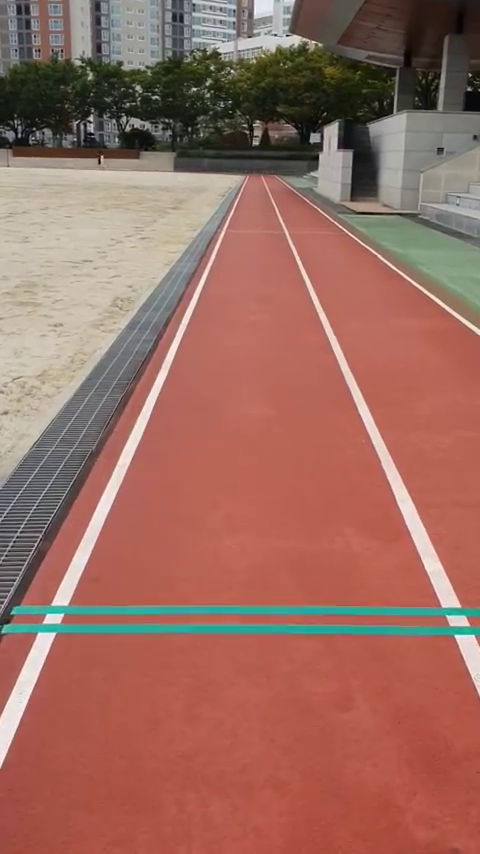
#> input picture frame 18 of ex_track_5.mp4.mp4, 480 x 854 px, given in place of y_playground_video.mp4, which was not available
$ python test2.py
#> lines starting #> are read from the running program, lines starting #| are printed output that depends on the picture; after the words box and inside, x2 and y2 are one past the last pixel; in counts of white or black regions, pixels touching at a corner belong together; pictures that were not available may be replaced by others from this repository, and a replacement may not be noted
import cv2
import sys
import math
import cv2 as cv
import numpy as np

WIDTH, HEIGHT = 800, 600
WHITE_COLOR = (0, 255, 0, 10)

cap = cv2.VideoCapture("y_playground_video.mp4")


def region_of_interest(img, vertices, color3=WHITE_COLOR, color1=255):
    mask = np.zeros_like(img)

    # [4 lines of commented-out code are left out]

    cv2.fillPoly(mask, vertices, (255, 0, 0))

    ROI_image = cv2.bitwise_and(img, mask)

    return ROI_image


while (True):
    ret, src = cap.read()
#> src is the input picture: shape (854, 480, 3); mean B, G, R 96.3, 107.9, 155.1

    src = cv2.resize(src, (WIDTH, HEIGHT))
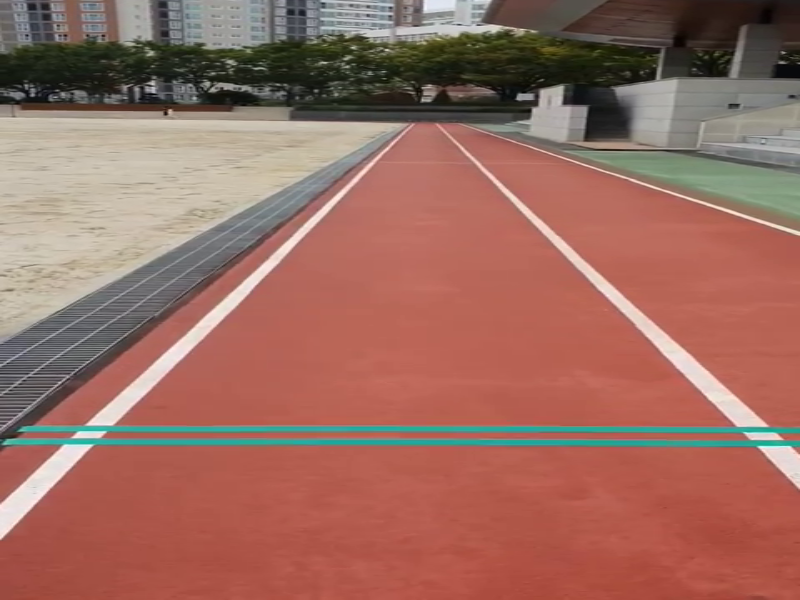
#> src: shape (600, 800, 3); mean B, G, R 96.2, 107.8, 155

    # set canny
    dst = cv.Canny(src, 50, 150, None, 3)
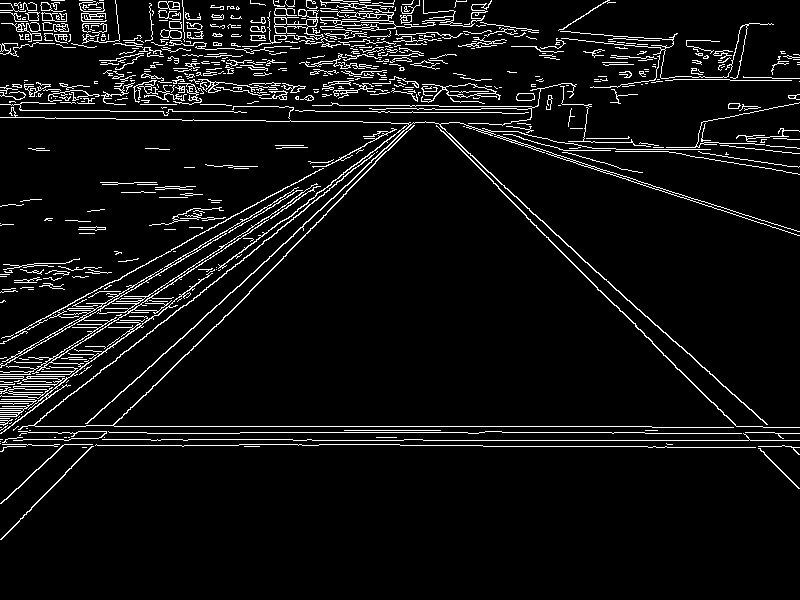
#> dst: shape (600, 800); 6.2% white in thin lines or dots
    dst = cv2.GaussianBlur(dst, (3, 3), 0)
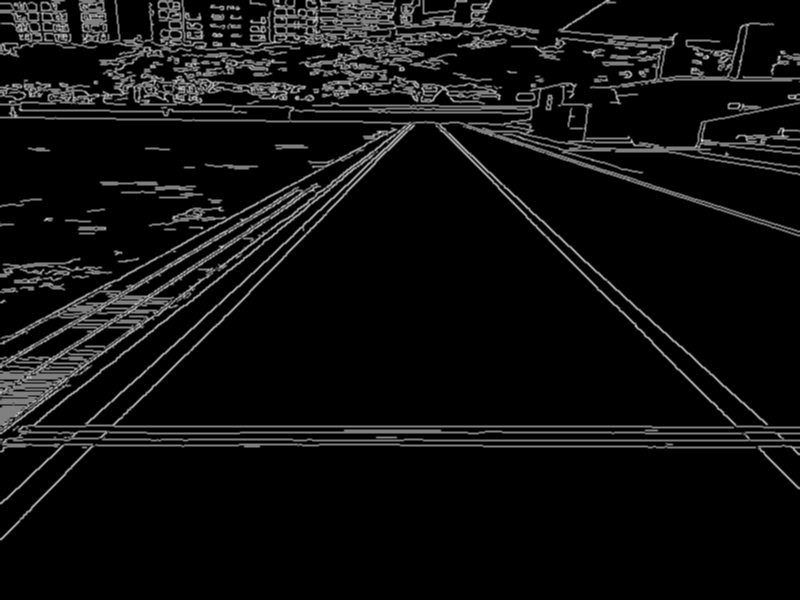
#> dst: shape (600, 800); min 0, max 223, mean 15.8

    cdst = cv.cvtColor(dst, cv.COLOR_GRAY2BGR)
    cdstP = np.copy(cdst)

    lines = cv.HoughLines(dst, 1, np.pi / 180, 150, None, 0, 0)

    # set roi
    vertices = np.array([[(60, HEIGHT), (WIDTH/2-100, 0),
                          (WIDTH, HEIGHT), (WIDTH-50, HEIGHT)]], dtype=np.int32)

    dst = region_of_interest(dst, vertices)
#> in region_of_interest, `cv2.fillPoly(mask, vertices, (255, 0, 0))`:
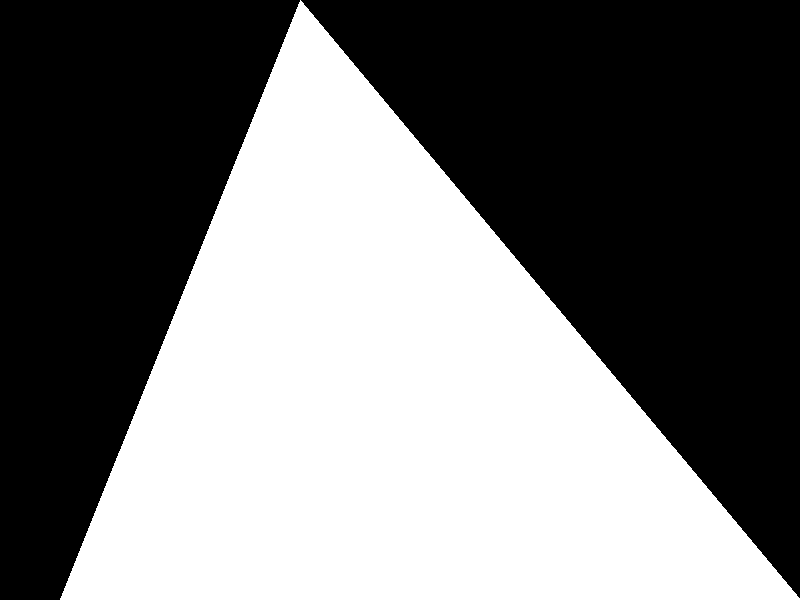
#> mask: shape (600, 800); 46.4% white; 1 white region, box (x1, y1, x2, y2) and area: (60, 0, 800, 600) 222549
#> in region_of_interest, `ROI_image = cv2.bitwise_and(img, mask)`:
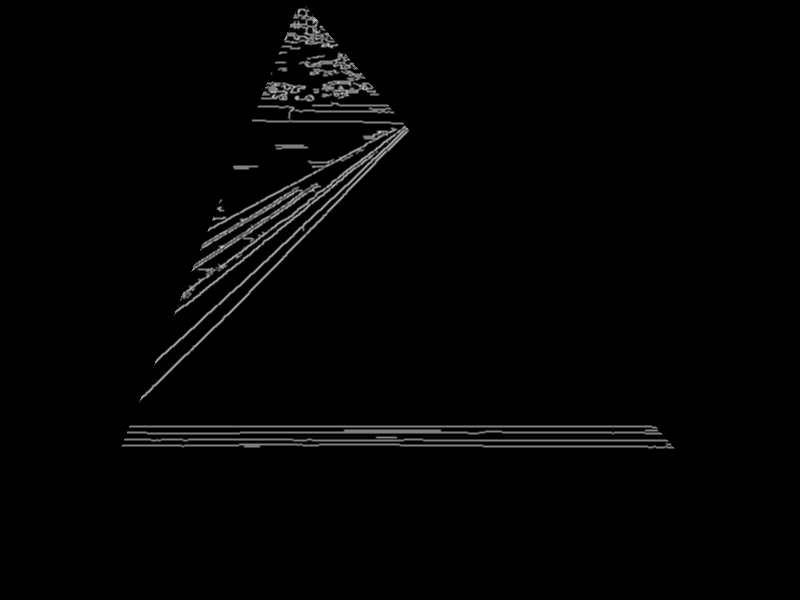
#> ROI_image: shape (600, 800); min 0, max 207, mean 3.7

    # [13 lines of commented-out code are left out]
    linesP = cv.HoughLinesP(dst, 1, np.pi / 180, 220, None, 100, 50)
#> linesP = 26 rows, first 6: [127, 432, 660, 432], [124, 440, 667, 440], [129, 427, 656, 427], [122, 445, 671, 445], [124, 439, 666, 439], [127, 433, 661, 433]

    if linesP is not None:
        for i in range(0, len(linesP)):
            l = linesP[i][0]
            cv.line(cdstP, (l[0], l[1]), (l[2], l[3]),
                    (0, 255, 0), 3, cv.LINE_AA)
#> this loop made 26 passes
#> l on passes 1 to 12: [127, 432, 660, 432], [124, 440, 667, 440], [129, 427, 656, 427], [122, 445, 671, 445], [124, 439, 666, 439], [127, 433, 661, 433], [130, 425, 652, 425], [129, 426, 655, 426], [239, 431, 658, 431], [121, 446, 319, 446], [282, 255, 408, 129], [292, 441, 668, 441]
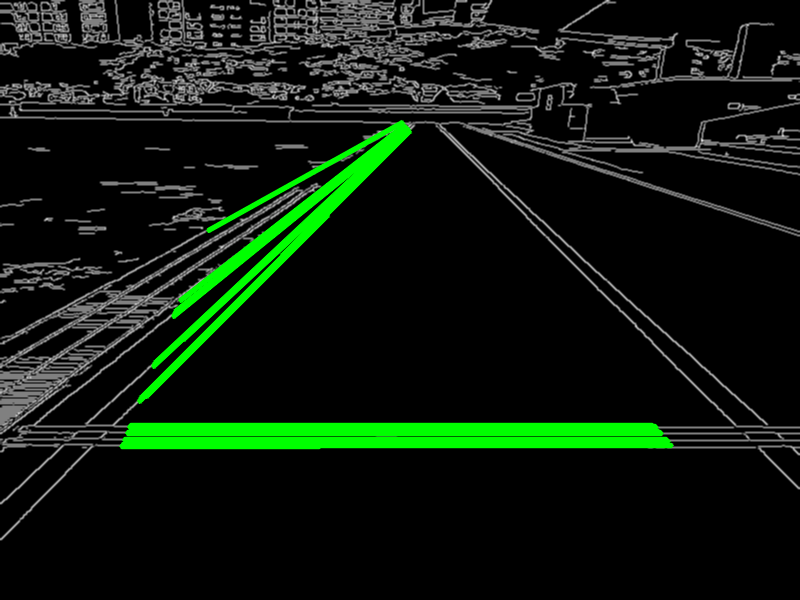
#> cdstP: shape (600, 800, 3); mean B, G, R 13.5, 25.8, 13.5

    ############ 원본 영상 ###############

    # if linesP is not None:
    #     for i in range(0, len(linesP)):
    #         l = linesP[i][0]
    #         cv.line(src, (l[0], l[1]), (l[2], l[3]),
    #                 (0, 255, 0), 3, cv.LINE_AA)

    # cv.imshow("Source", src)

    ############ 원본 영상 ###############

    # cv.imshow("Detected Lines (in red) - Standard Hough Line Transform", cdst)
    cv.imshow("Detected Lines (in red) - Probabilistic Line Transform", cdstP)

    if cv2.waitKey(1) & 0xFF == ord('q'):
#> (key q is pressed here)
        break

cap.release()
cv2.destroyAllWindows()

$ run again, starting later in the video
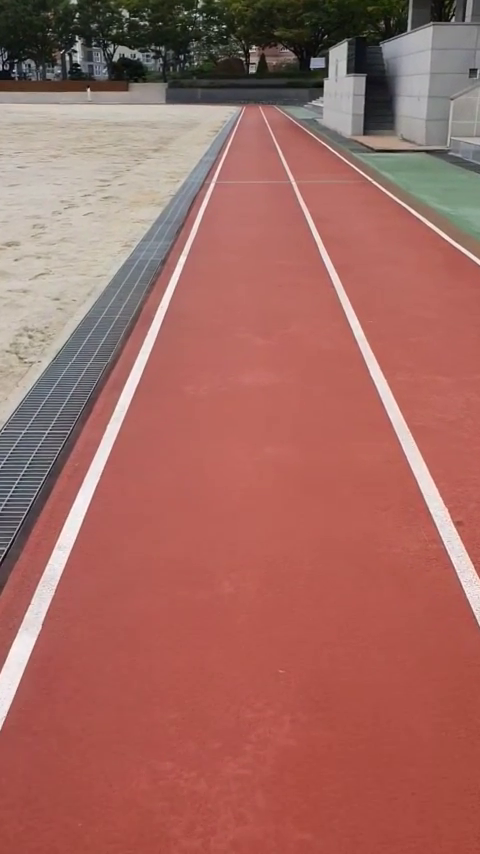
#> input picture frame 81 of ex_track_5.mp4.mp4, 480 x 854 px, given in place of y_playground_video.mp4, which was not available
#> src is the input picture: shape (854, 480, 3); mean B, G, R 97.6, 105.4, 162.5
#> src: shape (600, 800, 3)
#> lines = 1796 rows, first 8: [-252, 2.36], [350, 0.75], [338, 0.803], [337, 0.785], [55, 1.57], [339, 0.785], [57, 1.52], [-233, 2.3]
#> mask: shape (600, 800); 46.4% white; 1 white region, box (x1, y1, x2, y2) and area: (60, 0, 800, 600) 222549
#> in region_of_interest, `ROI_image = cv2.bitwise_and(img, mask)`:
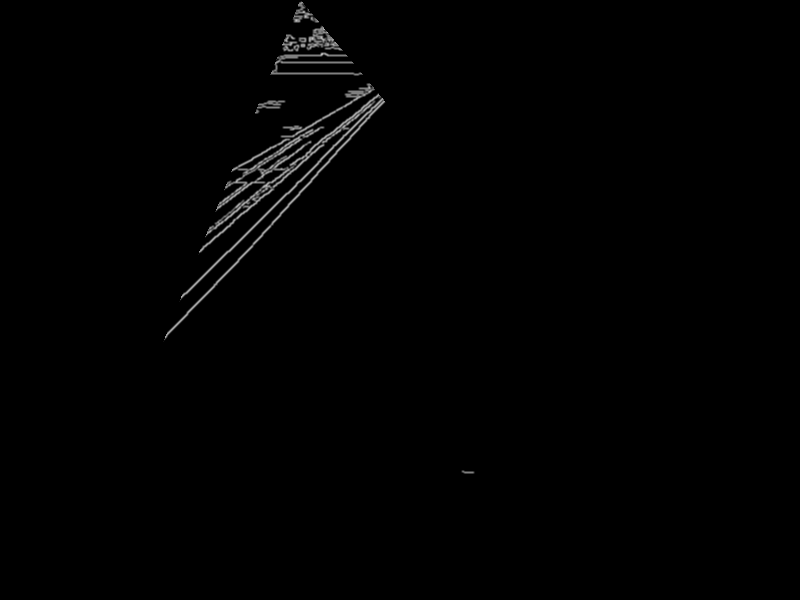
#> ROI_image: shape (600, 800); min 0, max 191, mean 1.7
#> linesP = [[179, 301, 382, 98], [163, 341, 385, 102], [165, 337, 384, 102], [167, 332, 383, 101], [199, 252, 379, 96], [181, 296, 380, 97], [200, 249, 378, 94]]
#> the loop `for i in range(0, len(linesP)):` made 7 passes
#> after the loop `for i in range(0, len(linesP)):`:
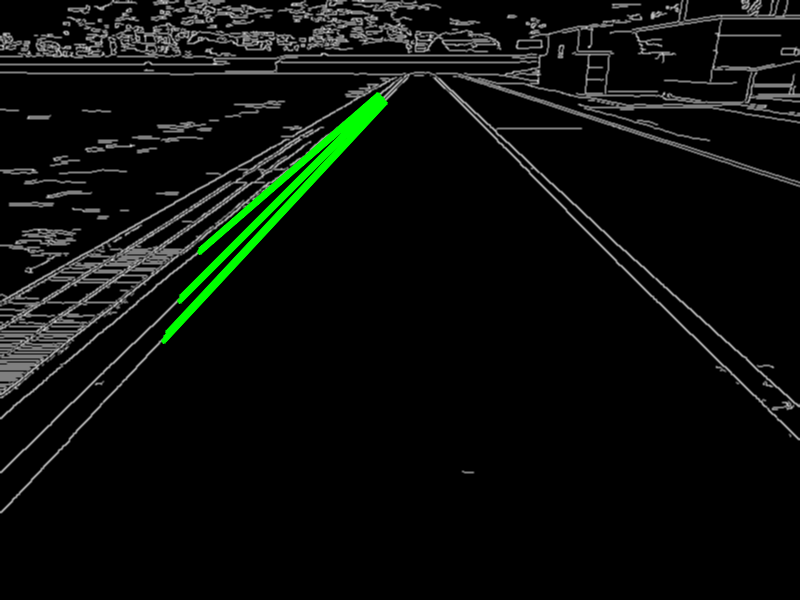
#> cdstP: shape (600, 800, 3); mean B, G, R 10.8, 14.1, 10.8

$ run again, starting later in the video
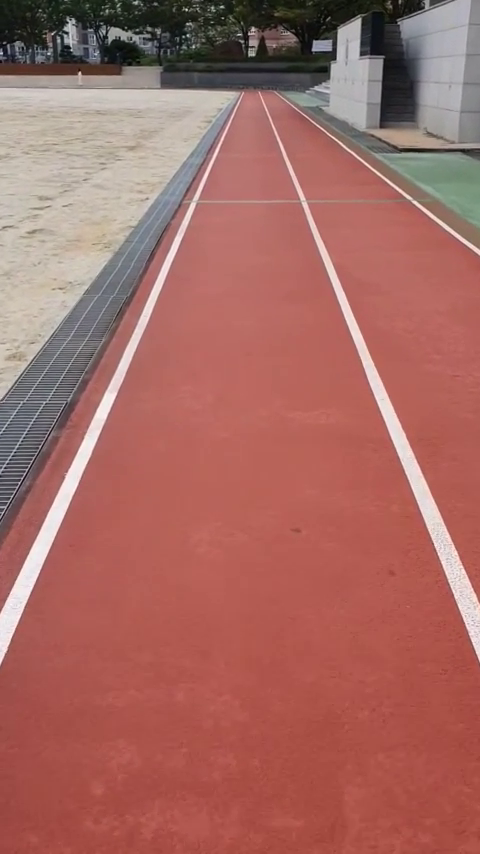
#> input picture frame 144 of ex_track_5.mp4.mp4, 480 x 854 px, given in place of y_playground_video.mp4, which was not available
#> src is the input picture: shape (854, 480, 3); mean B, G, R 99.4, 106.3, 164.7
#> src: shape (600, 800, 3)
#> lines = 1795 rows, first 8: [332, 0.785], [-262, 2.36], [-260, 2.36], [292, 0.942], [63, 1.57], [294, 0.925], [-269, 2.39], [301, 0.89]
#> mask: shape (600, 800); 46.4% white; 1 white region, box (x1, y1, x2, y2) and area: (60, 0, 800, 600) 222549
#> in region_of_interest, `ROI_image = cv2.bitwise_and(img, mask)`:
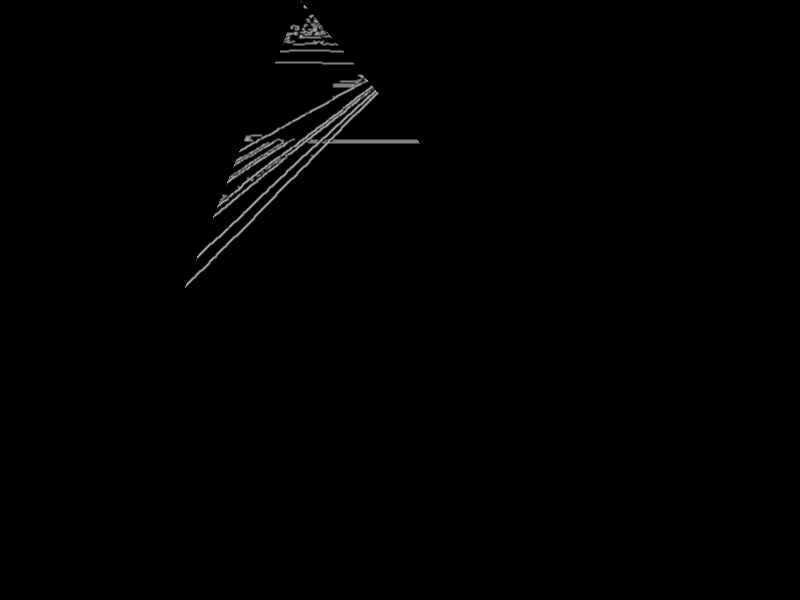
#> ROI_image: shape (600, 800); min 0, max 191, mean 1.3
#> linesP = [[186, 284, 377, 93], [185, 287, 378, 94], [196, 259, 370, 85], [195, 261, 373, 89]]
#> the loop `for i in range(0, len(linesP)):` made 4 passes
#> after the loop `for i in range(0, len(linesP)):`:
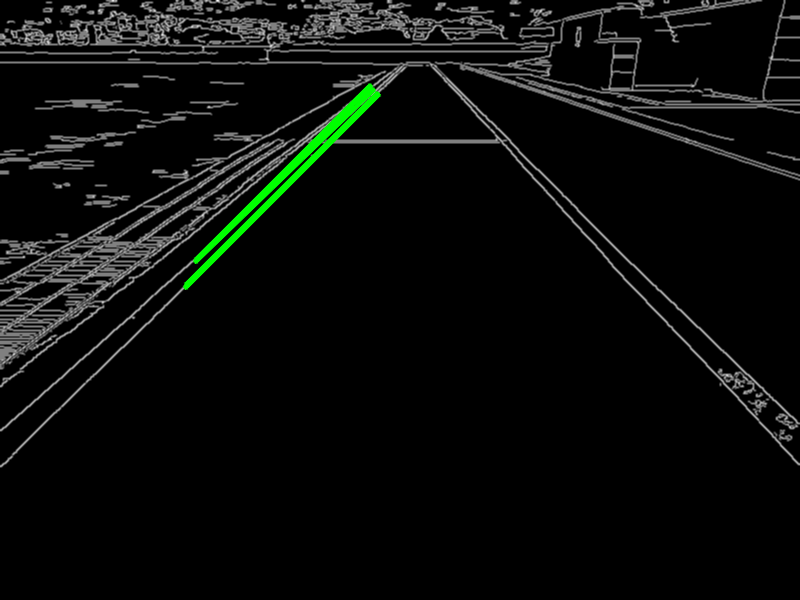
#> cdstP: shape (600, 800, 3); mean B, G, R 10.5, 12.5, 10.5
